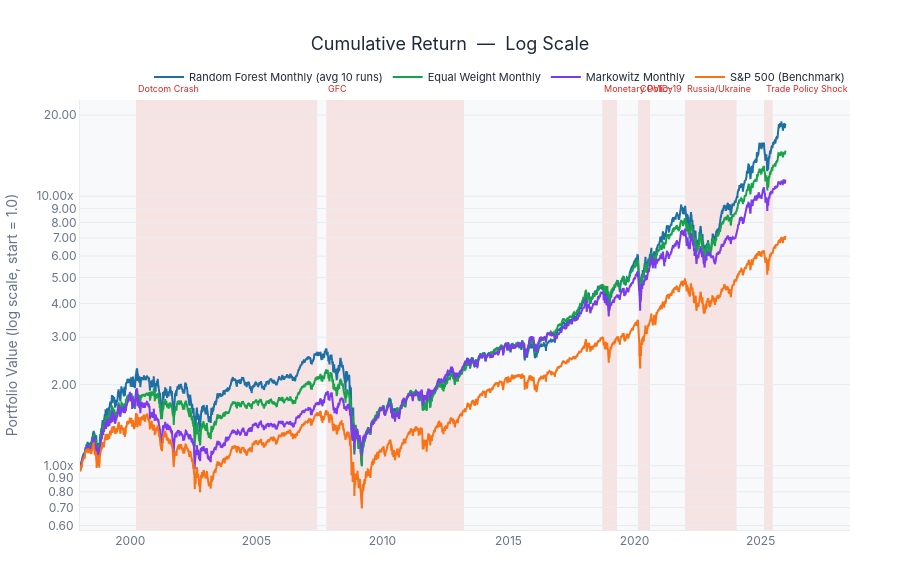

Notebook cell for this chart:
### Code cell
import numpy as np
import pandas as pd
import plotly.graph_objects as go
from pathlib import Path

_DATA_PATH = Path(r"C:/Users/benel/OneDrive/Desktop/Python/Thesis_xyz")
_DATA_DIR  = _DATA_PATH / "results" / "data"
_START, _END = "1998-01-01", "2025-12-31"

CRISIS_PERIODS = [
    ("Dotcom Crash",       "2000-03-23", "2007-05-31"),
    ("GFC",                "2007-10-09", "2013-03-28"),
    ("Monetary Policy",    "2018-09-21", "2019-04-23"),
    ("COVID-19",           "2020-02-19", "2020-08-12"),
    ("Russia/Ukraine",     "2022-01-03", "2024-01-19"),
    ("Trade Policy Shock", "2025-02-19", "2025-06-26"),
]
BG, PANEL, GRID = "#FFFFFF", "#F8F9FA", "#E9ECEF"
TEXT, SUBTEXT   = "#1E293B", "#64748B"

def _avg_runs(model_dir, pattern):
    dfs, run = [], 1
    while True:
        p = model_dir / pattern.format(run=run)
        if not p.exists(): break
        df = pd.read_csv(p, index_col="date", parse_dates=True).sort_index()
        df = df.loc[_START:_END].dropna(subset=["log_return"])
        dfs.append(df["log_return"])
        run += 1
    if not dfs: return None, 0
    avg = pd.concat(dfs, axis=1).mean(axis=1).dropna()
    return pd.DataFrame({"log_return": avg, "cumulative_value": np.exp(avg.cumsum())}), len(dfs)

def _single(path, log_col="log_return"):
    if not path.exists(): return None
    df = pd.read_csv(path, index_col="date", parse_dates=True).sort_index()
    df = df.loc[_START:_END].dropna(subset=[log_col])
    if log_col != "log_return":
        df = df.rename(columns={log_col: "log_return"})
    df["cumulative_value"] = np.exp(df["log_return"].cumsum())
    return df

rf_df,  rf_n   = _avg_runs(_DATA_DIR / "random_forest", "portfolio_rf_Monthly_{run}.csv")
xgb_df, xgb_n  = _avg_runs(_DATA_DIR / "xgboost",      "portfolio_xgb_Monthly_{run}.csv")
ew_df          = _single(_DATA_DIR / "equal_weight" / "portfolio_Monthly.csv")
mz_df          = _single(_DATA_DIR / "markowitz"    / "portfolio_Monthly.csv")
bench_df       = _single(_DATA_DIR / "benchmark"    / "portfolio.csv", log_col="log_returns_per_day")

series = {}
if rf_df    is not None: series[f"Random Forest Monthly (avg {rf_n} runs)"] = (rf_df["cumulative_value"],    "#1D6FA4")
if xgb_df   is not None: series[f"XGBoost Monthly (avg {xgb_n} runs)"]      = (xgb_df["cumulative_value"],   "#0891B2")
if ew_df    is not None: series["Equal Weight Monthly"]                       = (ew_df["cumulative_value"],    "#16A34A")
if mz_df    is not None: series["Markowitz Monthly"]                          = (mz_df["cumulative_value"],    "#7C3AED")
if bench_df is not None: series["S&P 500 (Benchmark)"]                        = (bench_df["cumulative_value"], "#F97316")

fig = go.Figure()

if series:
    first_idx = next(iter(series.values()))[0].index
    for cname, c_start, c_end in CRISIS_PERIODS:
        s = first_idx[first_idx >= pd.Timestamp(c_start)]
        e = first_idx[first_idx <= pd.Timestamp(c_end)]
        if s.empty or e.empty: continue
        fig.add_vrect(x0=s[0], x1=e[-1], fillcolor="rgba(220,38,38,0.10)", layer="below", line_width=0)
        fig.add_annotation(
            x=s[0], xref="x", y=1.01, yref="paper",
            text=cname, showarrow=False, xanchor="left", yanchor="bottom",
            font=dict(size=9, color="#DC2626", family="Inter, Arial"),
        )

for label, (cum_series, color) in series.items():
    fig.add_trace(go.Scatter(
        x=cum_series.index, y=cum_series.values,
        mode="lines", name=label,
        line=dict(color=color, width=2),
        hovertemplate="%{x|%b %d, %Y}<br>" + label + ": %{y:.3f}x<extra></extra>",
    ))

fig.update_layout(
    title=dict(text="Cumulative Return  —  Log Scale", font=dict(size=18, color=TEXT, family="Inter, Arial"), x=0.5, xanchor="center"),
    height=580, paper_bgcolor=BG, plot_bgcolor=PANEL,
    font=dict(family="Inter, Arial, sans-serif", size=12, color=TEXT),
    legend=dict(orientation="h", yanchor="bottom", y=1.02, xanchor="right", x=1, font=dict(color=TEXT, size=11)),
    margin=dict(l=80, r=50, t=100, b=50),
    hoverlabel=dict(bgcolor="white", font_size=12, font_color=TEXT, bordercolor=GRID),
)
fig.update_xaxes(showgrid=False, tickfont=dict(color=SUBTEXT), linecolor=GRID)
fig.update_yaxes(
    type="log", tickformat=".2f", ticksuffix="x",
    gridcolor=GRID, tickfont=dict(color=SUBTEXT),
    title_text="Portfolio Value (log scale, start = 1.0)",
    title_font=dict(color=SUBTEXT), linecolor=GRID,
)
fig.show()

### Figure 1 — Plotly figure (JSON) as saved in the notebook; plotly's stock layout.template omitted (floating-point values rounded to 4 significant figures; data arrays with more than 128 entries replaced by an {"elided": "..."} marker saying what was removed)
{"data": [{"hovertemplate": "%{x|%b %d, %Y}<br>Random Forest Monthly (avg 10 runs): %{y:.3f}x<extra></extra>", "line": {"color": "#1D6FA4", "width": 2}, "mode": "lines", "name": "Random Forest Monthly (avg 10 runs)", "type": "scatter", "x": {"elided": "7042 str values"}, "y": {"elided": "7042 float values"}}, {"hovertemplate": "%{x|%b %d, %Y}<br>Equal Weight Monthly: %{y:.3f}x<extra></extra>", "line": {"color": "#16A34A", "width": 2}, "mode": "lines", "name": "Equal Weight Monthly", "type": "scatter", "x": {"elided": "7042 str values"}, "y": {"elided": "7042 float values"}}, {"hovertemplate": "%{x|%b %d, %Y}<br>Markowitz Monthly: %{y:.3f}x<extra></extra>", "line": {"color": "#7C3AED", "width": 2}, "mode": "lines", "name": "Markowitz Monthly", "type": "scatter", "x": {"elided": "7042 str values"}, "y": {"elided": "7042 float values"}}, {"hovertemplate": "%{x|%b %d, %Y}<br>S&P 500 (Benchmark): %{y:.3f}x<extra></extra>", "line": {"color": "#F97316", "width": 2}, "mode": "lines", "name": "S&P 500 (Benchmark)", "type": "scatter", "x": {"elided": "7041 str values"}, "y": {"elided": "7041 float values"}}], "layout": {"annotations": [{"font": {"color": "#DC2626", "family": "Inter, Arial", "size": 9}, "showarrow": false, "text": "Dotcom Crash", "x": "2000-03-23T00:00:00", "xanchor": "left", "xref": "x", "y": 1.01, "yanchor": "bottom", "yref": "paper"}, {"font": {"color": "#DC2626", "family": "Inter, Arial", "size": 9}, "showarrow": false, "text": "GFC", "x": "2007-10-09T00:00:00", "xanchor": "left", "xref": "x", "y": 1.01, "yanchor": "bottom", "yref": "paper"}, {"font": {"color": "#DC2626", "family": "Inter, Arial", "size": 9}, "showarrow": false, "text": "Monetary Policy", "x": "2018-09-21T00:00:00", "xanchor": "left", "xref": "x", "y": 1.01, "yanchor": "bottom", "yref": "paper"}, {"font": {"color": "#DC2626", "family": "Inter, Arial", "size": 9}, "showarrow": false, "text": "COVID-19", "x": "2020-02-19T00:00:00", "xanchor": "left", "xref": "x", "y": 1.01, "yanchor": "bottom", "yref": "paper"}, {"font": {"color": "#DC2626", "family": "Inter, Arial", "size": 9}, "showarrow": false, "text": "Russia/Ukraine", "x": "2022-01-03T00:00:00", "xanchor": "left", "xref": "x", "y": 1.01, "yanchor": "bottom", "yref": "paper"}, {"font": {"color": "#DC2626", "family": "Inter, Arial", "size": 9}, "showarrow": false, "text": "Trade Policy Shock", "x": "2025-02-19T00:00:00", "xanchor": "left", "xref": "x", "y": 1.01, "yanchor": "bottom", "yref": "paper"}], "font": {"color": "#1E293B", "family": "Inter, Arial, sans-serif", "size": 12}, "height": 580, "hoverlabel": {"bgcolor": "white", "bordercolor": "#E9ECEF", "font": {"color": "#1E293B", "size": 12}}, "legend": {"font": {"color": "#1E293B", "size": 11}, "orientation": "h", "x": 1, "xanchor": "right", "y": 1.02, "yanchor": "bottom"}, "margin": {"b": 50, "l": 80, "r": 50, "t": 100}, "paper_bgcolor": "#FFFFFF", "plot_bgcolor": "#F8F9FA", "shapes": [{"fillcolor": "rgba(220,38,38,0.10)", "layer": "below", "line": {"width": 0}, "type": "rect", "x0": "2000-03-23T00:00:00", "x1": "2007-05-31T00:00:00", "xref": "x", "y0": 0, "y1": 1, "yref": "y domain"}, {"fillcolor": "rgba(220,38,38,0.10)", "layer": "below", "line": {"width": 0}, "type": "rect", "x0": "2007-10-09T00:00:00", "x1": "2013-03-28T00:00:00", "xref": "x", "y0": 0, "y1": 1, "yref": "y domain"}, {"fillcolor": "rgba(220,38,38,0.10)", "layer": "below", "line": {"width": 0}, "type": "rect", "x0": "2018-09-21T00:00:00", "x1": "2019-04-23T00:00:00", "xref": "x", "y0": 0, "y1": 1, "yref": "y domain"}, {"fillcolor": "rgba(220,38,38,0.10)", "layer": "below", "line": {"width": 0}, "type": "rect", "x0": "2020-02-19T00:00:00", "x1": "2020-08-12T00:00:00", "xref": "x", "y0": 0, "y1": 1, "yref": "y domain"}, {"fillcolor": "rgba(220,38,38,0.10)", "layer": "below", "line": {"width": 0}, "type": "rect", "x0": "2022-01-03T00:00:00", "x1": "2024-01-19T00:00:00", "xref": "x", "y0": 0, "y1": 1, "yref": "y domain"}, {"fillcolor": "rgba(220,38,38,0.10)", "layer": "below", "line": {"width": 0}, "type": "rect", "x0": "2025-02-19T00:00:00", "x1": "2025-06-26T00:00:00", "xref": "x", "y0": 0, "y1": 1, "yref": "y domain"}], "title": {"font": {"color": "#1E293B", "family": "Inter, Arial", "size": 18}, "text": "Cumulative Return  —  Log Scale", "x": 0.5, "xanchor": "center"}, "xaxis": {"linecolor": "#E9ECEF", "showgrid": false, "tickfont": {"color": "#64748B"}}, "yaxis": {"gridcolor": "#E9ECEF", "linecolor": "#E9ECEF", "tickfont": {"color": "#64748B"}, "tickformat": ".2f", "ticksuffix": "x", "title": {"font": {"color": "#64748B"}, "text": "Portfolio Value (log scale, start = 1.0)"}, "type": "log"}}}
